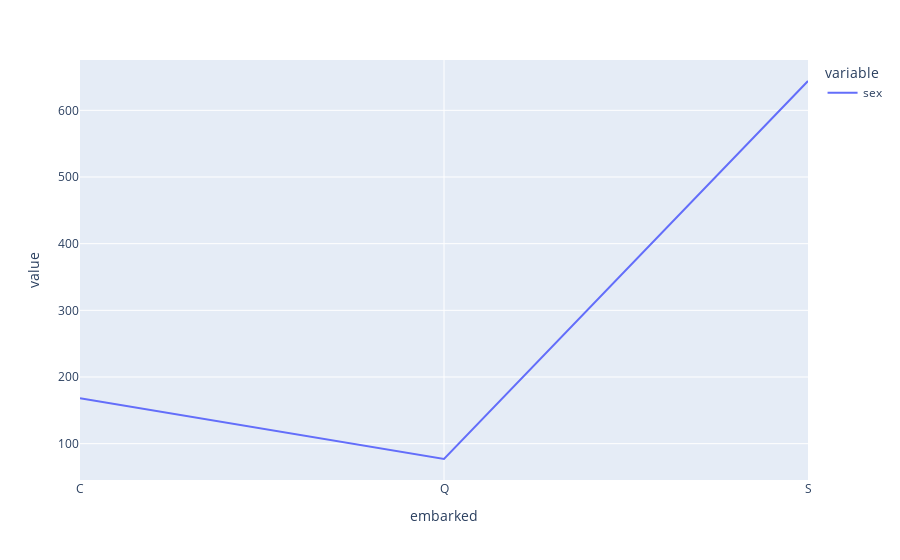

This figure's notebook cell:
### Code cell
line=df.groupby('embarked')['sex'].count()
px.line(line)

### Figure 1 — Plotly figure (JSON) as saved in the notebook; plotly's stock layout.template omitted (floating-point values rounded to 4 significant figures)
{"data": [{"hovertemplate": "variable=sex<br>embarked=%{x}<br>value=%{y}<extra></extra>", "legendgroup": "sex", "line": {"color": "#636efa", "dash": "solid"}, "marker": {"symbol": "circle"}, "mode": "lines", "name": "sex", "orientation": "v", "showlegend": true, "type": "scatter", "x": ["C", "Q", "S"], "xaxis": "x", "y": [168, 77, 644], "yaxis": "y"}], "layout": {"legend": {"title": {"text": "variable"}, "tracegroupgap": 0}, "margin": {"t": 60}, "xaxis": {"anchor": "y", "domain": [0, 1], "title": {"text": "embarked"}}, "yaxis": {"anchor": "x", "domain": [0, 1], "title": {"text": "value"}}}}
